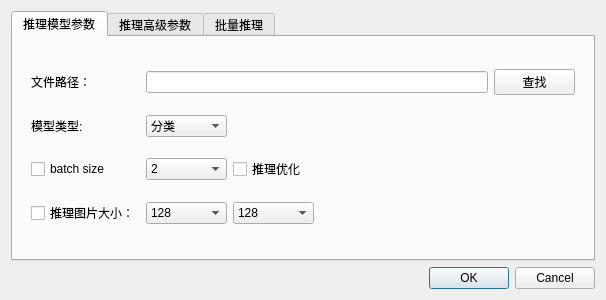
<?xml version="1.0" encoding="UTF-8"?>
<ui version="4.0">
 <class>SaigeInfer</class>
 <widget class="QDialog" name="SaigeInfer">
  <property name="geometry">
   <rect>
    <x>0</x>
    <y>0</y>
    <width>606</width>
    <height>300</height>
   </rect>
  </property>
  <property name="windowTitle">
   <string>Dialog</string>
  </property>
  <layout class="QGridLayout" name="gridLayout_3">
   <item row="0" column="0">
    <widget class="QTabWidget" name="tabWidget">
     <property name="enabled">
      <bool>true</bool>
     </property>
     <property name="currentIndex">
      <number>0</number>
     </property>
     <property name="usesScrollButtons">
      <bool>true</bool>
     </property>
     <property name="movable">
      <bool>true</bool>
     </property>
     <property name="tabBarAutoHide">
      <bool>false</bool>
     </property>
     <widget class="QWidget" name="inferConfig">
      <attribute name="title">
       <string>推理模型参数</string>
      </attribute>
      <layout class="QGridLayout" name="gridLayout_2">
       <item row="0" column="0">
        <widget class="QWidget" name="widget" native="true">
         <layout class="QGridLayout" name="gridLayout">
          <item row="0" column="1">
           <widget class="QLabel" name="modelPath_label">
            <property name="text">
             <string>文件路径：</string>
            </property>
           </widget>
          </item>
          <item row="2" column="3" colspan="2">
           <widget class="QCheckBox" name="optimize_ckBox">
            <property name="text">
             <string>推理优化</string>
            </property>
           </widget>
          </item>
          <item row="2" column="2">
           <widget class="QComboBox" name="batchsize_cbBox">
            <item>
             <property name="text">
              <string>2</string>
             </property>
            </item>
            <item>
             <property name="text">
              <string>4</string>
             </property>
            </item>
            <item>
             <property name="text">
              <string>8</string>
             </property>
            </item>
            <item>
             <property name="text">
              <string>16</string>
             </property>
            </item>
           </widget>
          </item>
          <item row="0" column="2" colspan="4">
           <widget class="QLineEdit" name="lineEdit"/>
          </item>
          <item row="0" column="6">
           <widget class="QPushButton" name="pushButton">
            <property name="text">
             <string>查找</string>
            </property>
           </widget>
          </item>
          <item row="3" column="2">
           <widget class="QComboBox" name="height_cbBox">
            <item>
             <property name="text">
              <string>128</string>
             </property>
            </item>
            <item>
             <property name="text">
              <string>256</string>
             </property>
            </item>
            <item>
             <property name="text">
              <string>512</string>
             </property>
            </item>
            <item>
             <property name="text">
              <string>1024</string>
             </property>
            </item>
           </widget>
          </item>
          <item row="3" column="1">
           <widget class="QCheckBox" name="inferSize_ckBox">
            <property name="text">
             <string>推理图片大小：</string>
            </property>
           </widget>
          </item>
          <item row="1" column="2">
           <widget class="QComboBox" name="modelType_cbBox">
            <item>
             <property name="text">
              <string>分类</string>
             </property>
            </item>
            <item>
             <property name="text">
              <string>检测</string>
             </property>
            </item>
            <item>
             <property name="text">
              <string>分割</string>
             </property>
            </item>
            <item>
             <property name="text">
              <string>异常检测</string>
             </property>
            </item>
            <item>
             <property name="text">
              <string>OCR</string>
             </property>
            </item>
            <item>
             <property name="text">
              <string>增强</string>
             </property>
            </item>
           </widget>
          </item>
          <item row="1" column="1">
           <widget class="QLabel" name="modelType_label">
            <property name="text">
             <string>模型类型:</string>
            </property>
           </widget>
          </item>
          <item row="2" column="1">
           <widget class="QCheckBox" name="batchSize_ckBox">
            <property name="text">
             <string>batch size </string>
            </property>
           </widget>
          </item>
          <item row="3" column="3">
           <widget class="QComboBox" name="width_cbBox">
            <item>
             <property name="text">
              <string>128</string>
             </property>
            </item>
            <item>
             <property name="text">
              <string>256</string>
             </property>
            </item>
            <item>
             <property name="text">
              <string>512</string>
             </property>
            </item>
            <item>
             <property name="text">
              <string>1024</string>
             </property>
            </item>
           </widget>
          </item>
         </layout>
        </widget>
       </item>
      </layout>
     </widget>
     <widget class="QWidget" name="inferOption">
      <attribute name="title">
       <string>推理高级参数</string>
      </attribute>
      <layout class="QGridLayout" name="gridLayout_4">
       <item row="1" column="0">
        <widget class="QGroupBox" name="Seg_gpBox">
         <property name="enabled">
          <bool>true</bool>
         </property>
         <property name="title">
          <string>分割过滤参数</string>
         </property>
         <widget class="QWidget" name="widget_3" native="true">
          <property name="geometry">
           <rect>
            <x>10</x>
            <y>20</y>
            <width>251</width>
            <height>102</height>
           </rect>
          </property>
          <layout class="QGridLayout" name="gridLayout_8">
           <item row="0" column="0">
            <layout class="QGridLayout" name="gridLayout_7">
             <item row="0" column="0">
              <widget class="QCheckBox" name="Score_ckBox">
               <property name="minimumSize">
                <size>
                 <width>60</width>
                 <height>0</height>
                </size>
               </property>
               <property name="text">
                <string>置信度阈值</string>
               </property>
              </widget>
             </item>
             <item row="0" column="1" colspan="2">
              <widget class="QSpinBox" name="score_spinBox">
               <property name="maximum">
                <number>255</number>
               </property>
              </widget>
             </item>
             <item row="1" column="0">
              <widget class="QCheckBox" name="area_ckBox">
               <property name="minimumSize">
                <size>
                 <width>20</width>
                 <height>0</height>
                </size>
               </property>
               <property name="text">
                <string>面积阈值</string>
               </property>
              </widget>
             </item>
             <item row="1" column="1" colspan="2">
              <widget class="QSpinBox" name="areaDn_spinBox">
               <property name="minimumSize">
                <size>
                 <width>20</width>
                 <height>0</height>
                </size>
               </property>
               <property name="maximum">
                <number>100000</number>
               </property>
              </widget>
             </item>
             <item row="3" column="0" colspan="3">
              <widget class="QLabel" name="label">
               <property name="minimumSize">
                <size>
                 <width>220</width>
                 <height>0</height>
                </size>
               </property>
               <property name="text">
                <string>(勾选后会更加严苛地考核置信度与面积)</string>
               </property>
              </widget>
             </item>
             <item row="2" column="0">
              <widget class="QCheckBox" name="boundary_ckBox">
               <property name="minimumSize">
                <size>
                 <width>50</width>
                 <height>0</height>
                </size>
               </property>
               <property name="text">
                <string>对象边界阈值</string>
               </property>
              </widget>
             </item>
             <item row="2" column="1" colspan="2">
              <widget class="QSpinBox" name="boundary_spinBox">
               <property name="minimumSize">
                <size>
                 <width>40</width>
                 <height>0</height>
                </size>
               </property>
               <property name="maximum">
                <number>255</number>
               </property>
              </widget>
             </item>
            </layout>
           </item>
          </layout>
         </widget>
        </widget>
       </item>
      </layout>
     </widget>
     <widget class="QWidget" name="batchInfer">
      <attribute name="title">
       <string>批量推理</string>
      </attribute>
      <layout class="QGridLayout" name="gridLayout_5">
       <item row="0" column="0">
        <widget class="QWidget" name="widget_2" native="true">
         <layout class="QGridLayout" name="gridLayout_6">
          <item row="0" column="0">
           <widget class="QGroupBox" name="groupBox">
            <property name="title">
             <string>批量推理</string>
            </property>
            <widget class="QRadioButton" name="isBatchInferButton">
             <property name="geometry">
              <rect>
               <x>8</x>
               <y>66</y>
               <width>151</width>
               <height>20</height>
              </rect>
             </property>
             <property name="text">
              <string>启用批量推理</string>
             </property>
            </widget>
            <widget class="QCheckBox" name="non_trainInfer_ckBox">
             <property name="enabled">
              <bool>false</bool>
             </property>
             <property name="geometry">
              <rect>
               <x>8</x>
               <y>133</y>
               <width>121</width>
               <height>18</height>
              </rect>
             </property>
             <property name="text">
              <string>推理非训练集</string>
             </property>
            </widget>
            <widget class="QCheckBox" name="trainInfer_ckBox">
             <property name="enabled">
              <bool>false</bool>
             </property>
             <property name="geometry">
              <rect>
               <x>282</x>
               <y>133</y>
               <width>121</width>
               <height>18</height>
              </rect>
             </property>
             <property name="text">
              <string>推理训练集</string>
             </property>
             <property name="checkable">
              <bool>true</bool>
             </property>
            </widget>
           </widget>
          </item>
         </layout>
        </widget>
       </item>
      </layout>
     </widget>
    </widget>
   </item>
   <item row="1" column="0">
    <widget class="QDialogButtonBox" name="buttonBox">
     <property name="orientation">
      <enum>Qt::Orientation::Horizontal</enum>
     </property>
     <property name="standardButtons">
      <set>QDialogButtonBox::StandardButton::Cancel|QDialogButtonBox::StandardButton::Ok</set>
     </property>
    </widget>
   </item>
  </layout>
 </widget>
 <resources/>
 <connections>
  <connection>
   <sender>buttonBox</sender>
   <signal>accepted()</signal>
   <receiver>SaigeInfer</receiver>
   <slot>accept()</slot>
   <hints>
    <hint type="sourcelabel">
     <x>248</x>
     <y>254</y>
    </hint>
    <hint type="destinationlabel">
     <x>157</x>
     <y>274</y>
    </hint>
   </hints>
  </connection>
  <connection>
   <sender>buttonBox</sender>
   <signal>rejected()</signal>
   <receiver>SaigeInfer</receiver>
   <slot>reject()</slot>
   <hints>
    <hint type="sourcelabel">
     <x>316</x>
     <y>260</y>
    </hint>
    <hint type="destinationlabel">
     <x>286</x>
     <y>274</y>
    </hint>
   </hints>
  </connection>
 </connections>
</ui>
